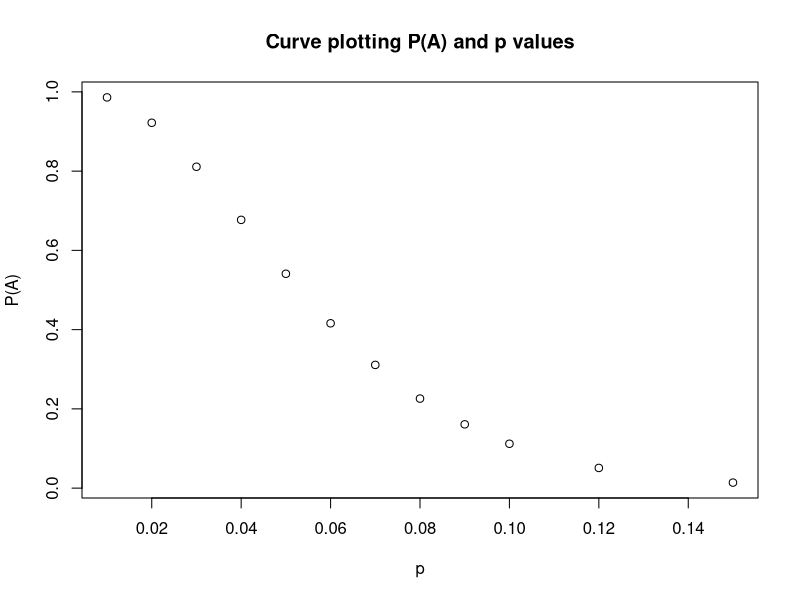

Generate this figure with R:
#Ex16.11, Page 681

P<- function(p) {(1-p)^50+50*p*(1-p)^49+1225*p^2*(1-p)^48}

p<-c(0.01,0.02,0.03,0.04,0.05,0.06,0.07,0.08,0.09,0.10,0.12,0.15)

#Finding P(A) values
PA<-c(NULL)
for(i in 1:length(p)){
  PA[i]<-round(P(p[i]),digits=3)
}

df<-data.frame(p,PA)
print(df)

#To plot data
plot(p,PA,ylab="P(A)",main="Curve plotting P(A) and p values")
